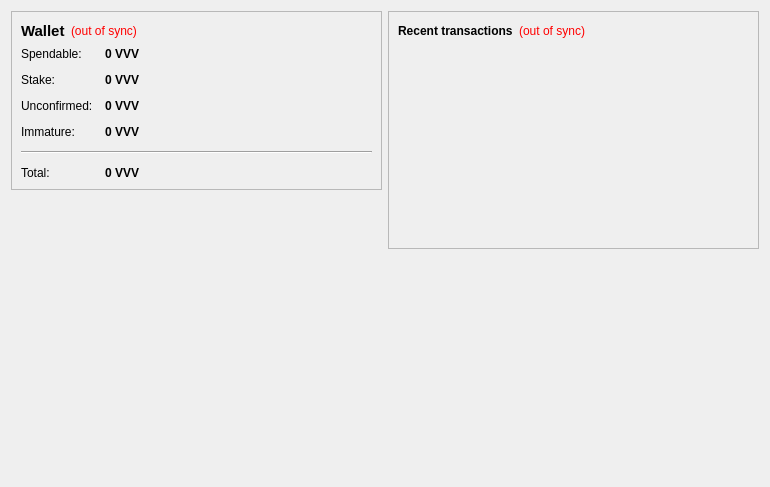
<?xml version="1.0" encoding="UTF-8"?>
<ui version="4.0">
 <class>OverviewPage</class>
 <widget class="QWidget" name="OverviewPage">
  <property name="geometry">
   <rect>
    <x>0</x>
    <y>0</y>
    <width>770</width>
    <height>487</height>
   </rect>
  </property>
  <property name="windowTitle">
   <string>Form</string>
  </property>
  <layout class="QHBoxLayout" name="horizontalLayout" stretch="1,1">
   <item>
    <layout class="QVBoxLayout" name="verticalLayout_2">
     <item>
      <widget class="QFrame" name="frame">
       <property name="frameShape">
        <enum>QFrame::StyledPanel</enum>
       </property>
       <property name="frameShadow">
        <enum>QFrame::Raised</enum>
       </property>
       <layout class="QVBoxLayout" name="verticalLayout_4">
        <item>
         <layout class="QHBoxLayout" name="horizontalLayout_4">
          <item>
           <widget class="QLabel" name="label_5">
            <property name="font">
             <font>
              <pointsize>11</pointsize>
              <weight>75</weight>
              <bold>true</bold>
             </font>
            </property>
            <property name="text">
             <string>Wallet</string>
            </property>
           </widget>
          </item>
          <item>
           <widget class="QLabel" name="labelWalletStatus">
            <property name="toolTip">
             <string>The displayed information may be out of date. Your wallet automatically synchronizes with the venividivici network after a connection is established, but this process has not completed yet.</string>
            </property>
            <property name="styleSheet">
             <string notr="true">QLabel { color: red; }</string>
            </property>
            <property name="text">
             <string notr="true">(out of sync)</string>
            </property>
            <property name="alignment">
             <set>Qt::AlignLeading|Qt::AlignLeft|Qt::AlignVCenter</set>
            </property>
           </widget>
          </item>
          <item>
           <spacer name="horizontalSpacer_2">
            <property name="orientation">
             <enum>Qt::Horizontal</enum>
            </property>
            <property name="sizeHint" stdset="0">
             <size>
              <width>40</width>
              <height>20</height>
             </size>
            </property>
           </spacer>
          </item>
         </layout>
        </item>
        <item>
         <layout class="QFormLayout" name="formLayout_2">
          <property name="fieldGrowthPolicy">
           <enum>QFormLayout::AllNonFixedFieldsGrow</enum>
          </property>
          <property name="horizontalSpacing">
           <number>12</number>
          </property>
          <property name="verticalSpacing">
           <number>12</number>
          </property>
          <item row="0" column="0">
           <widget class="QLabel" name="label">
            <property name="text">
             <string>Spendable:</string>
            </property>
           </widget>
          </item>
          <item row="0" column="1">
           <widget class="QLabel" name="labelBalance">
            <property name="font">
             <font>
              <weight>75</weight>
              <bold>true</bold>
             </font>
            </property>
            <property name="cursor">
             <cursorShape>IBeamCursor</cursorShape>
            </property>
            <property name="toolTip">
             <string>Your current spendable balance</string>
            </property>
            <property name="text">
             <string notr="true">0 VVV</string>
            </property>
            <property name="textInteractionFlags">
             <set>Qt::LinksAccessibleByMouse|Qt::TextSelectableByKeyboard|Qt::TextSelectableByMouse</set>
            </property>
           </widget>
          </item>
          <item row="1" column="0">
           <widget class="QLabel" name="label_6">
            <property name="text">
             <string>Stake:</string>
            </property>
           </widget>
          </item>
          <item row="1" column="1">
           <widget class="QLabel" name="labelStake">
            <property name="font">
             <font>
              <weight>75</weight>
              <bold>true</bold>
             </font>
            </property>
            <property name="cursor">
             <cursorShape>IBeamCursor</cursorShape>
            </property>
            <property name="toolTip">
             <string>Total of coins that was staked, and do not yet count toward the current balance</string>
            </property>
            <property name="text">
             <string notr="true">0 VVV</string>
            </property>
            <property name="textInteractionFlags">
             <set>Qt::LinksAccessibleByMouse|Qt::TextSelectableByKeyboard|Qt::TextSelectableByMouse</set>
            </property>
           </widget>
          </item>
          <item row="2" column="0">
           <widget class="QLabel" name="label_3">
            <property name="text">
             <string>Unconfirmed:</string>
            </property>
           </widget>
          </item>
          <item row="2" column="1">
           <widget class="QLabel" name="labelUnconfirmed">
            <property name="font">
             <font>
              <weight>75</weight>
              <bold>true</bold>
             </font>
            </property>
            <property name="cursor">
             <cursorShape>IBeamCursor</cursorShape>
            </property>
            <property name="toolTip">
             <string>Total of transactions that have yet to be confirmed, and do not yet count toward the current balance</string>
            </property>
            <property name="text">
             <string notr="true">0 VVV</string>
            </property>
            <property name="textInteractionFlags">
             <set>Qt::LinksAccessibleByMouse|Qt::TextSelectableByKeyboard|Qt::TextSelectableByMouse</set>
            </property>
           </widget>
          </item>
          <item row="3" column="0">
           <widget class="QLabel" name="labelImmatureText">
            <property name="text">
             <string>Immature:</string>
            </property>
           </widget>
          </item>
          <item row="3" column="1">
           <widget class="QLabel" name="labelImmature">
            <property name="font">
             <font>
              <weight>75</weight>
              <bold>true</bold>
             </font>
            </property>
            <property name="toolTip">
             <string>Mined balance that has not yet matured</string>
            </property>
            <property name="text">
             <string notr="true">0 VVV</string>
            </property>
            <property name="textInteractionFlags">
             <set>Qt::LinksAccessibleByMouse|Qt::TextSelectableByKeyboard|Qt::TextSelectableByMouse</set>
            </property>
           </widget>
          </item>
          <item row="4" column="0" colspan="2">
           <widget class="Line" name="line">
            <property name="orientation">
             <enum>Qt::Horizontal</enum>
            </property>
           </widget>
          </item>
          <item row="5" column="0">
           <widget class="QLabel" name="labelTotalText">
            <property name="text">
             <string>Total:</string>
            </property>
           </widget>
          </item>
          <item row="5" column="1">
           <widget class="QLabel" name="labelTotal">
            <property name="font">
             <font>
              <weight>75</weight>
              <bold>true</bold>
             </font>
            </property>
            <property name="cursor">
             <cursorShape>IBeamCursor</cursorShape>
            </property>
            <property name="toolTip">
             <string>Your current total balance</string>
            </property>
            <property name="text">
             <string notr="true">0 VVV</string>
            </property>
            <property name="textInteractionFlags">
             <set>Qt::LinksAccessibleByMouse|Qt::TextSelectableByKeyboard|Qt::TextSelectableByMouse</set>
            </property>
           </widget>
          </item>
         </layout>
        </item>
       </layout>
      </widget>
     </item>
     <item>
      <spacer name="verticalSpacer">
       <property name="orientation">
        <enum>Qt::Vertical</enum>
       </property>
       <property name="sizeHint" stdset="0">
        <size>
         <width>20</width>
         <height>40</height>
        </size>
       </property>
      </spacer>
     </item>
     <item>
      <widget class="QLabel" name="label_2">
       <property name="autoFillBackground">
        <bool>true</bool>
       </property>
       <property name="text">
        <string/>
       </property>
       <property name="pixmap">
        <pixmap resource="../bitcoin.qrc">:/icons/drmbg</pixmap>
       </property>
       <property name="scaledContents">
        <bool>false</bool>
       </property>
       <property name="margin">
        <number>0</number>
       </property>
      </widget>
     </item>
    </layout>
   </item>
   <item>
    <layout class="QVBoxLayout" name="verticalLayout_3">
     <item>
      <widget class="QFrame" name="frame_2">
       <property name="frameShape">
        <enum>QFrame::StyledPanel</enum>
       </property>
       <property name="frameShadow">
        <enum>QFrame::Raised</enum>
       </property>
       <layout class="QVBoxLayout" name="verticalLayout">
        <item>
         <layout class="QHBoxLayout" name="horizontalLayout_2">
          <item>
           <widget class="QLabel" name="label_4">
            <property name="text">
             <string>&lt;b&gt;Recent transactions&lt;/b&gt;</string>
            </property>
           </widget>
          </item>
          <item>
           <widget class="QLabel" name="labelTransactionsStatus">
            <property name="toolTip">
             <string>The displayed information may be out of date. Your wallet automatically synchronizes with the venividivici network after a connection is established, but this process has not completed yet.</string>
            </property>
            <property name="styleSheet">
             <string notr="true">QLabel { color: red; }</string>
            </property>
            <property name="text">
             <string notr="true">(out of sync)</string>
            </property>
            <property name="alignment">
             <set>Qt::AlignRight|Qt::AlignTrailing|Qt::AlignVCenter</set>
            </property>
           </widget>
          </item>
          <item>
           <spacer name="horizontalSpacer">
            <property name="orientation">
             <enum>Qt::Horizontal</enum>
            </property>
            <property name="sizeHint" stdset="0">
             <size>
              <width>40</width>
              <height>20</height>
             </size>
            </property>
           </spacer>
          </item>
         </layout>
        </item>
        <item>
         <widget class="QListView" name="listTransactions">
          <property name="styleSheet">
           <string notr="true">QListView { background: transparent; }</string>
          </property>
          <property name="frameShape">
           <enum>QFrame::NoFrame</enum>
          </property>
          <property name="verticalScrollBarPolicy">
           <enum>Qt::ScrollBarAlwaysOff</enum>
          </property>
          <property name="horizontalScrollBarPolicy">
           <enum>Qt::ScrollBarAlwaysOff</enum>
          </property>
          <property name="selectionMode">
           <enum>QAbstractItemView::NoSelection</enum>
          </property>
         </widget>
        </item>
       </layout>
      </widget>
     </item>
     <item>
      <spacer name="verticalSpacer_2">
       <property name="orientation">
        <enum>Qt::Vertical</enum>
       </property>
       <property name="sizeHint" stdset="0">
        <size>
         <width>20</width>
         <height>40</height>
        </size>
       </property>
      </spacer>
     </item>
    </layout>
   </item>
  </layout>
 </widget>
 <resources/>
 <connections/>
</ui>
